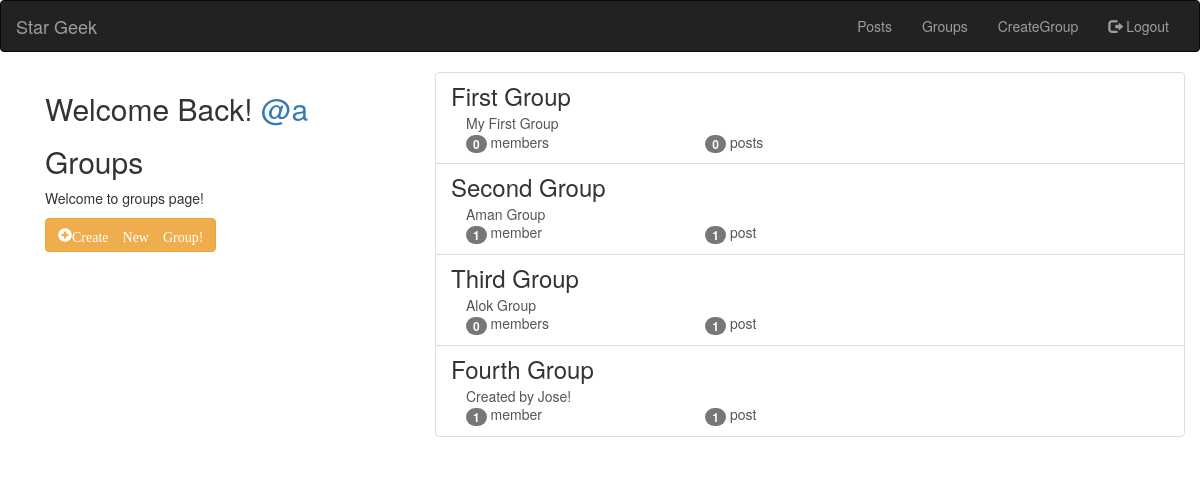
Screenshot of /groups/ (signed in) with the database file from the repository.
### groups/models.py (models this page shows, shortened)
class Group(models.Model):
    name = models.CharField(max_length = 255,unique = True)
    slug = models.SlugField(allow_unicode = True,unique = True)
    description = models.TextField(default = '')
    members = models.ManyToManyField(User,related_name = "group")

### groups/views.py (the view)
class ListGroups(ListView):
    model = Group

### groups/templates/groups/group_list.html
{% extends "groups/group_base.html" %}
{% block pregroup %}
  <div class="col-md-4">
    <div class="content">
      {% if user.is_authenticated %}
        <h2>Welcome Back!
          <a href="{% url 'posts:for_user' username=user.username %}">@{{ user.username }}</a>
        </h2>
      {% endif %}
      <h2>Groups</h2>
      <p>Welcome to groups page!</p>
    </div>
    {% if user.is_authenticated %}
      <a href="{% url 'groups:create' %}" class="btn btn-md btn-fill btn-warning">
      <span class="glyphicon glyphicon-plus-sign">Create New Group!</span>
      </a>
    {% endif %}
  </div>
{% endblock %}
{% block group_content %}
  <div class="col-md-8">
    <div class="list-group">
      {% for group in object_list %}
        <a class="list-group-item" href="{% url 'groups:single' slug=group.slug %}">
          <h3 class="list-group-item-heading">{{group.name}}</h3>
          <div class="list-group-item-text container-fluid">
            {{group.description|safe}}
            <div class="row">
                <div class="col-md-4">
                    <span class='badge'>{{group.members.count}}</span>
                    member{{group.members.count|pluralize}}
                </div>
                <div class="col-md-4">
                    <span class='badge'>{{group.posts.count}}</span>
                    post{{group.posts.count|pluralize}}
                </div>
              </div>
          </div>
        </a>
      {% endfor %}
    </div>
  </div>
{% endblock%}

### rows the page displays
Group: name "First Group", description "My First Group", members.count "0", posts.count "0"
Group: name "Second Group", description "Aman Group", members.count "1", posts.count "1"
Group: name "Third Group", description "Alok Group", members.count "0", posts.count "1"
Group: name "Fourth Group", description "Created by Jose!", members.count "1", posts.count "1"

### other values shown
{{ user.username }} "a"
